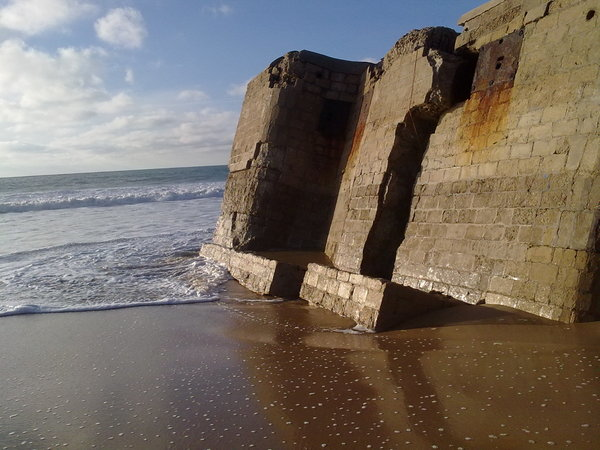
#> input picture inf-mat_17-18/notebook/img/beach.png, 600 x 450 px, found by its file name
$ jupyter execute trabajando_con_imagenes.ipynb
#> lines starting #> are read from the running program, lines starting #| are printed output that depends on the picture; after the words box and inside, x2 and y2 are one past the last pixel; in counts of white or black regions, pixels touching at a corner belong together
## Utilizando imágenes en nuestros programas Python

Para poder manejar imágenes tenemos que utilizar un paquete externo, Python Imaging Library (PIL). De momento nos basta con utilizar el objeto `Image`.

[cell 1]
from PIL import Image

### Abrir, crear, ver

Podemos leer una fotografía que se encuentre en nuestro ordenador (lo más fácil es colocar las imágenes en el mismo directorio en el que estamos trabajando). Si quieres utilizar las mismas imágenes de ejemplo
que aparecen a continuación, puedes bajartelas en los siguientes enlaces:
 * <a href="http://wild.mat.ucm.es/img/beach.png">http://wild.mat.ucm.es/img/beach.png</a>
 * <a href="http://wild.mat.ucm.es/img/beach_grey.png">http://wild.mat.ucm.es/img/beach_grey.png</a>

[cell 2]
i = Image.open('beach.png','r')      # imagen en color
#> i is the input picture: PIL image 600x450 RGB; mean R, G, B 119.7, 109.9, 100.6
j = Image.open('beach_grey.png','r') # imagen en escala de grises
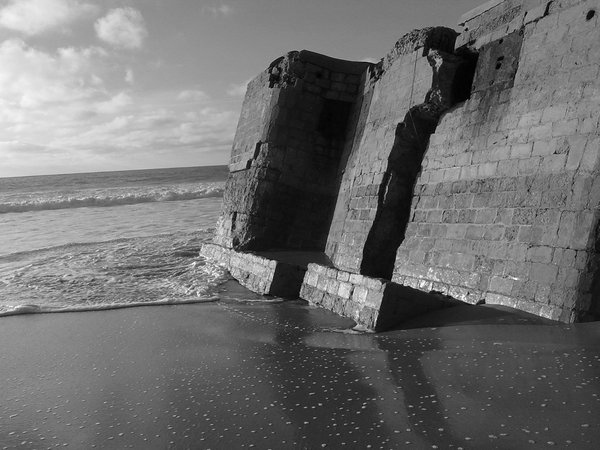
#> input picture inf-mat_17-18/notebook/img/beach_grey.png, 600 x 450 px, found by its file name
#> j is the input picture: PIL image 600x450 L; min 0, max 254, mean 111.3

Una imagen es esencialmente una matriz de datos. Los elementos de la matriz indican el color que tienen los puntos (píxeles) que forman la imagen (<a href='http://es.wikipedia.org/wiki/P%C3%ADxel'>http://es.wikipedia.org/wiki/Píxel</a>).

Las variables `i` y `j` que hemos definido arriba, por ser imágenes, tiene múltiples propiedades y funciones, algunas muy útiles son las siguientes:

[cell 3]
i.size, i.format_description, i.getbands()
#> Out = ((600, 450), 'Portable network graphics', ('R', 'G', 'B'))

Que nos indican, que `i` tiene una fotografía de 600 por 450 píxeles; que el formato utilizado es png (habitualmente esto también lo indica la extensión del archivo); y que la imagen es de tipo RGB (del inglés Red, Green, Blue), es decir, cada píxel es una terna que tiene una codificación de color usando valores para rojo, verde y azul.

En el caso de la imágen contenida en la variable `j`:

[cell 4]
j.size, j.format_description, j.getbands()
#> Out = ((600, 450), 'Portable network graphics', ('L',))

Es una fotografía de 600 por 450 píxeles con formato png de tipo L (escala de grises). Si la fotografía es en blanco y negro, el *color* viene definido por un único número, 0 es negro, 255 es blanco y los valores intermedios indican distintos tonos de grises.

Podemos, por suspuesto, ver las imágenes:

[cell 5]
i

[cell 6]
j

También se pueden grabar las imágenes

[cell 7]
i.save('nombre_que_quieras.png')

También podemos crear nuestras propias imágenes. Tenemos que indicar:
* **Formato**, sólo usaremos "RGB" para imágenes en color y "L" para imágenes en escala de grises.
* **Dimensión**, una tupla con el ancho y el alto de la imagen en píxeles.
* **Color**, un color, bien un número entre 0 y 255 para los grises o una terna de números entre 0 y 255 para las imágenes en color.

(Si no entiendes bien la codificación de colores en RGB echa un vistazo en la wikipedia <a href='http://es.wikipedia.org/wiki/RGB'>http://es.wikipedia.org/wiki/RGB</a>, en particular la sección titulada *Uso de RGB en HTML y en lenguajes de programación*.)

[cell 8]
img = Image.new("RGB", (200,100), (255,0,0)) # tipo RGB, tamaño, color
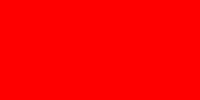
#> img: PIL image 200x100 RGB; mean R, G, B 255, 0, 0
img

Que da como resultado una imagen completamente roja (255,0,0)

[cell 9]
img = Image.new("L", (200,100), 80) # tipo escala grises, tamaño, nivel de gris
#> img: PIL image 200x100 L; every value is 80
img

Que da como resultado una imagen de 200x100 con un color gris oscuro (80)

### Dibujos sencillos

Vamos a crear algunas imágenes con dibujos sencillos: líneas horizontales, verticales, diagonales...

¿Cómo podríamos crear esta imagen? <br>

Podríamos partir de una imagen inicial como la que hemos creado antes y añadir la línea verde. Para ello tenemos que poder acceder a cada uno de los píxeles que forman parte de la imagen.

[cell 10]
img = Image.new("RGB", (200,100), (255,0,0))
for x in range(200):
    img.putpixel((x,50),(0,255,0))
#> img: PIL image 200x100 RGB
img

Como es fácil adivinar, las imágenes tienen una función `putpixel` que tiene dos parámetros, el primero es la posición del píxel que queremos cambiar, en nuestro ejemplo los pares (x,50), y el color que le queremos dar a ese pixel, en nuestro ejemplo el color verde (0,255,0).

Si en lugar de líneas horizontales las queremos dibujar verticales, (lo hacemos esta vez con imágenes en blanco y negro)<br>

la solución es muy parecida.

[cell 11]
img = Image.new("L", (200,100), 80)
for y in range(100):
    img.putpixel((50,y), 255)
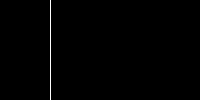
#> img: PIL image 200x100 L; values 80 (black) and 255 (white), 0.5% white in thin lines or dots, all inside (x1, y1, x2, y2) = (50, 0, 51, 100)
img

También es muy fácil modificar imágenes ya existentes, la siguiente función añade una línea horizontal en una imagen.

[cell 12]
def line_h(img, color):
    """
    Draw an horizontal line in the middle of the image 'img' of color 'color'
    @type img: PIL.Image
    @type color: either a number between 0..255 (gray) or a 3-tuple (r,g,b)
    """
#> called with color = (255, 0, 0)
    width, height = img.size
#> width = 600; height = 450
    for x in range(width):
        img.putpixel((x,height//2),color)
#> img: PIL image 600x450 RGB

Probamos la función con una imagen en color y con otra en escala de grises

[cell 13]
i = Image.open('beach.png','r')      # imagen en color
line_h(i,(255,0,0))
i

[cell 14]
j = Image.open('beach_grey.png','r') # imagen en escala de grises
line_h(j,255)
